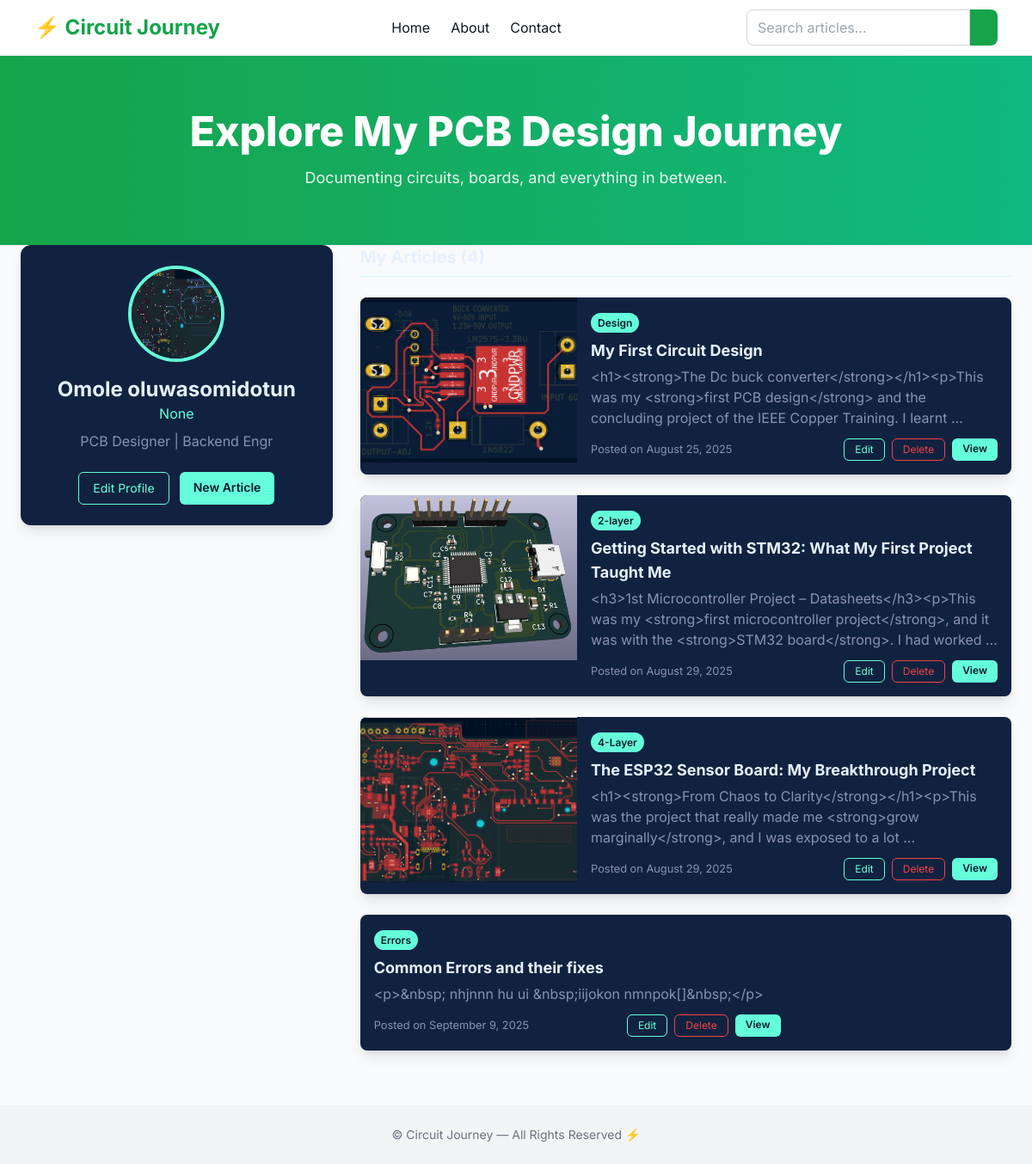
The page /user/profile (signed in) on the database as committed earlier.
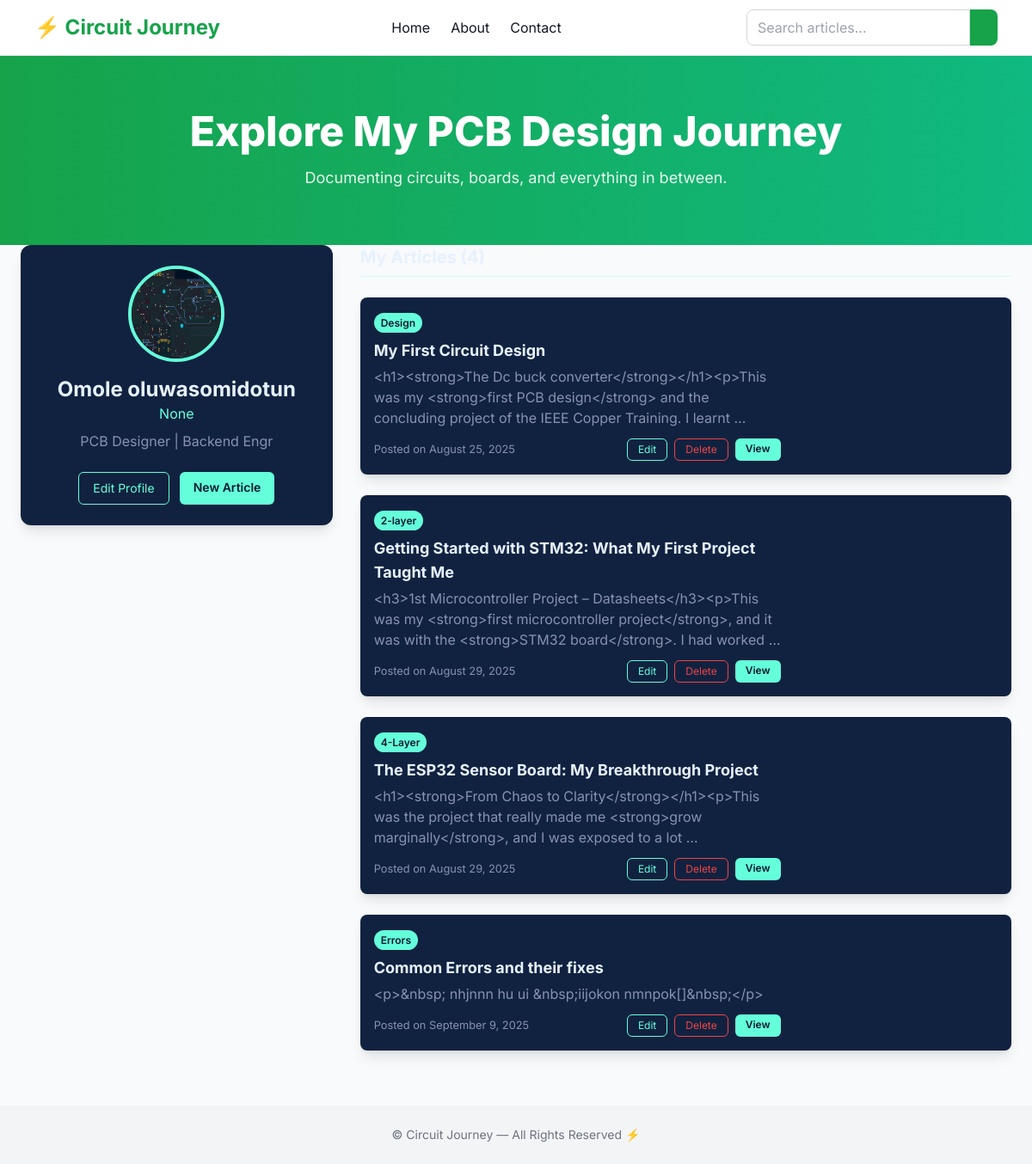
The same page on the database as committed later.
### core/models.py (models this page shows, shortened)
class CustomUser(AbstractUser):
    email =models.EmailField(unique=True)
    profile_pic = models.ImageField(upload_to="p_img", blank=True, null=True)
    address= models.CharField(max_length=50, blank=True, null=True)
    phone = models.CharField(max_length=11, blank=True, null=True)
    role = models.CharField(max_length=50,blank=True, null=True)
    bio =models.TextField(blank=True, null=True)
    USERNAME_FIELD = 'email'
    REQUIRED_FIELDS = ('username',)

### Circuit_Journey/models.py (models this page shows, shortened)
class Blog(models.Model):
    user = models.ForeignKey(settings.AUTH_USER_MODEL, on_delete= models.CASCADE)
    title =models.CharField(max_length=100, unique=True, blank = True, null = False)
    slug = models.SlugField(unique=True, blank=True)
    thumbnail = models.ImageField(upload_to='thumbnails/', blank=True, null=True)  # local or S3
    video= models.FileField(upload_to= 'videos/', blank=True, null=True)
    body = CKEditor5Field('Text', config_name='extends')
    featured = models.BooleanField(default=False)
    created_at = models.DateTimeField(auto_now_add=True)
    updated_at = models.DateTimeField(auto_now=True)
    category = models.ForeignKey('Categories', on_delete=models.SET_NULL, null=True, blank=True, related_name="blogs")

class Categories(models.Model):
    title = models.CharField(max_length = 150)
    slug = models.SlugField(unique= True, blank=True)

### core/views.py (the view)
# urls.py: path("profile", views.profile, name="profile"),
def profile(request):
    user = request.user
    blogs = Blog.objects.filter(user= user)
    context = {'user': user, "blogs":blogs}
    return render(request, 'core/profile.html', context)

### templates/core/profile.html (shortened to what this page needs)
{% extends 'Circuit_Journey/base.html' %}
{% block content %}
<div class="max-w-6xl mx-auto grid grid-cols-1 lg:grid-cols-3 gap-8">
  <aside id="profile-info">
    {% include 'core/partials/profile_info.html' %}
  </aside>
  <div class="lg:col-span-2 space-y-6">
    <h3 class="text-xl font-bold text-[#E6F1FF] border-b border-[#64FFDA]/30 pb-2">
    </h3>
    {% for blog in blogs %}
    <div class="bg-[#112240] rounded-lg overflow-hidden shadow-lg hover:scale-[1.01] transition">
      <div class="grid grid-cols-1 md:grid-cols-3">
        {% if blog.thumbnail %}
        <img src="{{ blog.thumbnail.url }}" alt="{{ blog.title }}" class="w-full h-48 object-cover md:col-span-1">
        {% endif %}
        <div class="p-4 md:col-span-2">
          <span class="bg-[#64FFDA] text-[#0A192F] px-2 py-1 rounded-full text-xs font-semibold">{{ blog.category.title }}</span>
          <h4 class="text-lg font-bold mt-2 text-[#E6F1FF]">{{ blog.title }}</h4>
          <p class="text-[#8892B0] mt-1">{{ blog.body|truncatewords:20 }}</p>
          <div class="mt-3 flex justify-between items-center">
            <small class="text-[#8892B0]">Posted on {{ blog.created_at|date:"F j, Y" }}</small>
            <div class="flex gap-2">
              <a href="{% url 'update-article' blog.slug %}" class="border border-[#64FFDA] text-[#64FFDA] px-3 py-1 rounded-md hover:bg-[#64FFDA] hover:text-[#0A192F] text-xs">Edit</a>
              <a href="{% url 'delete-article' blog.slug %}" class="border border-red-500 text-red-500 px-3 py-1 rounded-md hover:bg-red-500 hover:text-white text-xs">Delete</a>
              <a href="{% url 'detail' blog.slug %}" class="bg-[#64FFDA] text-[#0A192F] px-3 py-1 rounded-md text-xs font-semibold hover:opacity-80">View</a>
            </div>
          </div>
        </div>
      </div>
    </div>
    {% empty %}
    <div class="bg-[#112240] rounded-lg p-6 text-center text-[#8892B0]">
      You haven’t posted any articles yet.
    </div>
    {% endfor %}
  </div>
</div>
{% endblock %}

### templates/Circuit_Journey/base.html (shortened to what this page needs)
<!DOCTYPE html>
<html lang="en">
<head>
  <script src="https://cdn.tailwindcss.com"></script>
</head>
<body class="bg-gray-50 text-gray-900">
  <nav class="bg-white border-b border-gray-200 sticky top-0 z-50">
    <div class="max-w-6xl mx-auto px-4 flex justify-between items-center h-16">
      <a href="/" class="text-2xl font-bold text-green-600">⚡ Circuit Journey</a>
      <div class="hidden md:flex space-x-6">
        <a href="/" class="hover:text-green-600">Home</a>
        <a href="{% url 'about' %}" class="hover:text-green-600">About</a>
        <a href="#" class="hover:text-green-600">Contact</a>
      </div>
      <div class="relative ml-4">
      <form class="flex">
        <input
          type="search"
          name="search"
          placeholder="Search articles..."
          class="flex-grow px-3 py-2 rounded-l-lg border border-gray-300 bg-white text-gray-900 focus:outline-none focus:ring-2 focus:ring-green-500"
          hx-get="{% url 'search' %}"
          hx-trigger="keyup changed delay:300ms"
          hx-target="#search-results"
          hx-indicator="#search-spinner"
          autocomplete="off"
        >
        <button
          type="button"
          class="bg-green-600 text-white px-4 py-2 rounded-r-lg hover:bg-green-700 transition"
        >
        </button>
      </form>
    </div>
    </div>
    </nav>
   {% block hero %}
  <section class="bg-gradient-to-r from-green-600 to-emerald-500 text-white py-16">
    <div class="max-w-4xl mx-auto text-center">
      <h1 class="text-4xl md:text-5xl font-extrabold mb-4">Explore My PCB Design Journey</h1>
      <p class="text-lg opacity-90">Documenting circuits, boards, and everything in between.</p>
    </div>
  </section>{% endblock hero %}
 {% block content %}{% endblock %}
  <footer class="bg-gray-100 py-6 mt-16">
    <div class="max-w-5xl mx-auto px-4 text-center text-gray-500 text-sm">
      © {{ year }} Circuit Journey — All Rights Reserved ⚡
    </div>
  </footer>
</body>
</html>

### templates/core/partials/profile_info.html
<div class="bg-[#112240] rounded-xl shadow-lg p-6 text-center">
  <img src="{{ user.profile_pic.url }}" alt="{{ user.username }}" class="w-28 h-28 rounded-full mx-auto mb-4 border-4 border-[#64FFDA]">
  <h2 class="text-2xl font-bold text-[#E6F1FF]">{{ user.get_full_name|default:user.username }}</h2>
  <p class="text-[#64FFDA] mb-2">{{ user.role }}</p>
  <p class="text-[#8892B0]">{{ user.bio|default:"No bio available" }}</p>
  <div class="mt-6 flex justify-center gap-3">
    <a hx-get="{% url 'update-profile' %}"
       hx-target="#profile-info"
       hx-swap="outerHTML"
       class="border border-[#64FFDA] text-[#64FFDA] px-4 py-2 rounded-md hover:bg-[#64FFDA] hover:text-[#0A192F] text-sm">
      Edit Profile
    </a>
    <a href="{% url 'create-article' %}" class="bg-[#64FFDA] text-[#0A192F] px-4 py-2 rounded-md font-semibold text-sm hover:opacity-80">
      New Article
    </a>
  </div>
</div>

### templates/Circuit_Journey/base.html (style rules this page uses)
body { font-family: 'Inter', sans-serif; }

Rows that differ between the two databases and show on the page:
changed Blog "My First Circuit Design": thumbnail: picture removed
changed Blog "Getting Started with STM32: What My First Project Taught Me": thumbnail: picture removed
changed Blog "The ESP32 Sensor Board: My Breakthrough Project": thumbnail: picture removed
